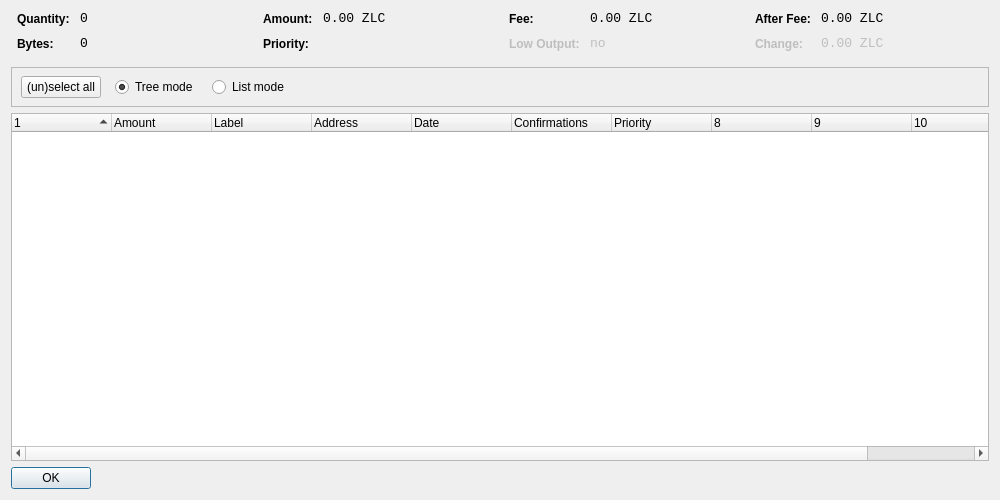
<?xml version="1.0" encoding="UTF-8"?>
<ui version="4.0">
 <class>CoinControlDialog</class>
 <widget class="QDialog" name="CoinControlDialog">
  <property name="geometry">
   <rect>
    <x>0</x>
    <y>0</y>
    <width>1000</width>
    <height>500</height>
   </rect>
  </property>
  <property name="windowTitle">
   <string>Coin Control</string>
  </property>
  <layout class="QVBoxLayout" name="verticalLayout">
   <item>
    <layout class="QHBoxLayout" name="horizontalLayoutTop" stretch="0,0,0,0">
     <property name="topMargin">
      <number>0</number>
     </property>
     <property name="bottomMargin">
      <number>10</number>
     </property>
     <item>
      <layout class="QFormLayout" name="formLayoutCoinControl1">
       <property name="horizontalSpacing">
        <number>10</number>
       </property>
       <property name="verticalSpacing">
        <number>10</number>
       </property>
       <property name="leftMargin">
        <number>6</number>
       </property>
       <property name="rightMargin">
        <number>6</number>
       </property>
       <item row="0" column="0">
        <widget class="QLabel" name="labelCoinControlQuantityText">
         <property name="styleSheet">
          <string notr="true">font-weight:bold;</string>
         </property>
         <property name="text">
          <string>Quantity:</string>
         </property>
        </widget>
       </item>
       <item row="0" column="1">
        <widget class="QLabel" name="labelCoinControlQuantity">
         <property name="font">
          <font>
           <family>Monospace</family>
           <pointsize>10</pointsize>
          </font>
         </property>
         <property name="cursor">
          <cursorShape>IBeamCursor</cursorShape>
         </property>
         <property name="contextMenuPolicy">
          <enum>Qt::ActionsContextMenu</enum>
         </property>
         <property name="text">
          <string notr="true">0</string>
         </property>
         <property name="textInteractionFlags">
          <set>Qt::LinksAccessibleByMouse|Qt::TextSelectableByKeyboard|Qt::TextSelectableByMouse</set>
         </property>
        </widget>
       </item>
       <item row="1" column="0">
        <widget class="QLabel" name="labelCoinControlBytesText">
         <property name="styleSheet">
          <string notr="true">font-weight:bold;</string>
         </property>
         <property name="text">
          <string>Bytes:</string>
         </property>
        </widget>
       </item>
       <item row="1" column="1">
        <widget class="QLabel" name="labelCoinControlBytes">
         <property name="font">
          <font>
           <family>Monospace</family>
           <pointsize>10</pointsize>
          </font>
         </property>
         <property name="cursor">
          <cursorShape>IBeamCursor</cursorShape>
         </property>
         <property name="contextMenuPolicy">
          <enum>Qt::ActionsContextMenu</enum>
         </property>
         <property name="text">
          <string notr="true">0</string>
         </property>
         <property name="textInteractionFlags">
          <set>Qt::LinksAccessibleByMouse|Qt::TextSelectableByKeyboard|Qt::TextSelectableByMouse</set>
         </property>
        </widget>
       </item>
      </layout>
     </item>
     <item>
      <layout class="QFormLayout" name="formLayoutCoinControl2">
       <property name="horizontalSpacing">
        <number>10</number>
       </property>
       <property name="verticalSpacing">
        <number>10</number>
       </property>
       <property name="leftMargin">
        <number>6</number>
       </property>
       <property name="rightMargin">
        <number>6</number>
       </property>
       <item row="0" column="0">
        <widget class="QLabel" name="labelCoinControlAmountText">
         <property name="styleSheet">
          <string notr="true">font-weight:bold;</string>
         </property>
         <property name="text">
          <string>Amount:</string>
         </property>
        </widget>
       </item>
       <item row="0" column="1">
        <widget class="QLabel" name="labelCoinControlAmount">
         <property name="font">
          <font>
           <family>Monospace</family>
           <pointsize>10</pointsize>
          </font>
         </property>
         <property name="cursor">
          <cursorShape>IBeamCursor</cursorShape>
         </property>
         <property name="contextMenuPolicy">
          <enum>Qt::ActionsContextMenu</enum>
         </property>
         <property name="text">
          <string notr="true">0.00 ZLC</string>
         </property>
         <property name="textInteractionFlags">
          <set>Qt::LinksAccessibleByMouse|Qt::TextSelectableByKeyboard|Qt::TextSelectableByMouse</set>
         </property>
        </widget>
       </item>
       <item row="1" column="0">
        <widget class="QLabel" name="labelCoinControlPriorityText">
         <property name="styleSheet">
          <string notr="true">font-weight:bold;</string>
         </property>
         <property name="text">
          <string>Priority:</string>
         </property>
        </widget>
       </item>
       <item row="1" column="1">
        <widget class="QLabel" name="labelCoinControlPriority">
         <property name="font">
          <font>
           <family>Monospace</family>
           <pointsize>10</pointsize>
          </font>
         </property>
         <property name="cursor">
          <cursorShape>IBeamCursor</cursorShape>
         </property>
         <property name="contextMenuPolicy">
          <enum>Qt::ActionsContextMenu</enum>
         </property>
         <property name="text">
          <string/>
         </property>
         <property name="textInteractionFlags">
          <set>Qt::LinksAccessibleByMouse|Qt::TextSelectableByKeyboard|Qt::TextSelectableByMouse</set>
         </property>
        </widget>
       </item>
      </layout>
     </item>
     <item>
      <layout class="QFormLayout" name="formLayoutCoinControl3">
       <property name="horizontalSpacing">
        <number>10</number>
       </property>
       <property name="verticalSpacing">
        <number>10</number>
       </property>
       <property name="leftMargin">
        <number>6</number>
       </property>
       <property name="rightMargin">
        <number>6</number>
       </property>
       <item row="0" column="0">
        <widget class="QLabel" name="labelCoinControlFeeText">
         <property name="styleSheet">
          <string notr="true">font-weight:bold;</string>
         </property>
         <property name="text">
          <string>Fee:</string>
         </property>
        </widget>
       </item>
       <item row="0" column="1">
        <widget class="QLabel" name="labelCoinControlFee">
         <property name="font">
          <font>
           <family>Monospace</family>
           <pointsize>10</pointsize>
          </font>
         </property>
         <property name="cursor">
          <cursorShape>IBeamCursor</cursorShape>
         </property>
         <property name="contextMenuPolicy">
          <enum>Qt::ActionsContextMenu</enum>
         </property>
         <property name="text">
          <string notr="true">0.00 ZLC</string>
         </property>
         <property name="textInteractionFlags">
          <set>Qt::LinksAccessibleByMouse|Qt::TextSelectableByKeyboard|Qt::TextSelectableByMouse</set>
         </property>
        </widget>
       </item>
       <item row="1" column="0">
        <widget class="QLabel" name="labelCoinControlLowOutputText">
         <property name="enabled">
          <bool>false</bool>
         </property>
         <property name="styleSheet">
          <string notr="true">font-weight:bold;</string>
         </property>
         <property name="text">
          <string>Low Output:</string>
         </property>
        </widget>
       </item>
       <item row="1" column="1">
        <widget class="QLabel" name="labelCoinControlLowOutput">
         <property name="enabled">
          <bool>false</bool>
         </property>
         <property name="font">
          <font>
           <family>Monospace</family>
           <pointsize>10</pointsize>
          </font>
         </property>
         <property name="cursor">
          <cursorShape>IBeamCursor</cursorShape>
         </property>
         <property name="contextMenuPolicy">
          <enum>Qt::ActionsContextMenu</enum>
         </property>
         <property name="text">
          <string notr="true">no</string>
         </property>
         <property name="textInteractionFlags">
          <set>Qt::LinksAccessibleByMouse|Qt::TextSelectableByKeyboard|Qt::TextSelectableByMouse</set>
         </property>
        </widget>
       </item>
      </layout>
     </item>
     <item>
      <layout class="QFormLayout" name="formLayoutCoinControl4">
       <property name="horizontalSpacing">
        <number>10</number>
       </property>
       <property name="verticalSpacing">
        <number>10</number>
       </property>
       <property name="leftMargin">
        <number>6</number>
       </property>
       <property name="rightMargin">
        <number>6</number>
       </property>
       <item row="0" column="0">
        <widget class="QLabel" name="labelCoinControlAfterFeeText">
         <property name="styleSheet">
          <string notr="true">font-weight:bold;</string>
         </property>
         <property name="text">
          <string>After Fee:</string>
         </property>
        </widget>
       </item>
       <item row="0" column="1">
        <widget class="QLabel" name="labelCoinControlAfterFee">
         <property name="font">
          <font>
           <family>Monospace</family>
           <pointsize>10</pointsize>
          </font>
         </property>
         <property name="cursor">
          <cursorShape>IBeamCursor</cursorShape>
         </property>
         <property name="contextMenuPolicy">
          <enum>Qt::ActionsContextMenu</enum>
         </property>
         <property name="text">
          <string notr="true">0.00 ZLC</string>
         </property>
         <property name="textInteractionFlags">
          <set>Qt::LinksAccessibleByMouse|Qt::TextSelectableByKeyboard|Qt::TextSelectableByMouse</set>
         </property>
        </widget>
       </item>
       <item row="1" column="0">
        <widget class="QLabel" name="labelCoinControlChangeText">
         <property name="enabled">
          <bool>false</bool>
         </property>
         <property name="styleSheet">
          <string notr="true">font-weight:bold;</string>
         </property>
         <property name="text">
          <string>Change:</string>
         </property>
        </widget>
       </item>
       <item row="1" column="1">
        <widget class="QLabel" name="labelCoinControlChange">
         <property name="enabled">
          <bool>false</bool>
         </property>
         <property name="font">
          <font>
           <family>Monospace</family>
           <pointsize>10</pointsize>
          </font>
         </property>
         <property name="cursor">
          <cursorShape>IBeamCursor</cursorShape>
         </property>
         <property name="contextMenuPolicy">
          <enum>Qt::ActionsContextMenu</enum>
         </property>
         <property name="text">
          <string notr="true">0.00 ZLC</string>
         </property>
         <property name="textInteractionFlags">
          <set>Qt::LinksAccessibleByMouse|Qt::TextSelectableByKeyboard|Qt::TextSelectableByMouse</set>
         </property>
        </widget>
       </item>
      </layout>
     </item>
    </layout>
   </item>
   <item>
    <widget class="QFrame" name="frame">
     <property name="minimumSize">
      <size>
       <width>0</width>
       <height>40</height>
      </size>
     </property>
     <property name="frameShape">
      <enum>QFrame::StyledPanel</enum>
     </property>
     <property name="frameShadow">
      <enum>QFrame::Sunken</enum>
     </property>
     <widget class="QWidget" name="horizontalLayoutWidget">
      <property name="geometry">
       <rect>
        <x>10</x>
        <y>0</y>
        <width>781</width>
        <height>41</height>
       </rect>
      </property>
      <layout class="QHBoxLayout" name="horizontalLayoutPanel" stretch="0,0,0,0,0">
       <property name="spacing">
        <number>14</number>
       </property>
       <item>
        <widget class="QPushButton" name="pushButtonSelectAll">
         <property name="sizePolicy">
          <sizepolicy hsizetype="Maximum" vsizetype="Fixed">
           <horstretch>0</horstretch>
           <verstretch>0</verstretch>
          </sizepolicy>
         </property>
         <property name="text">
          <string>(un)select all</string>
         </property>
        </widget>
       </item>
       <item>
        <widget class="QRadioButton" name="radioTreeMode">
         <property name="sizePolicy">
          <sizepolicy hsizetype="Maximum" vsizetype="Fixed">
           <horstretch>0</horstretch>
           <verstretch>0</verstretch>
          </sizepolicy>
         </property>
         <property name="text">
          <string>Tree mode</string>
         </property>
         <property name="checked">
          <bool>true</bool>
         </property>
        </widget>
       </item>
       <item>
        <widget class="QRadioButton" name="radioListMode">
         <property name="sizePolicy">
          <sizepolicy hsizetype="Maximum" vsizetype="Fixed">
           <horstretch>0</horstretch>
           <verstretch>0</verstretch>
          </sizepolicy>
         </property>
         <property name="text">
          <string>List mode</string>
         </property>
        </widget>
       </item>
       <item>
        <spacer name="horizontalSpacer">
         <property name="orientation">
          <enum>Qt::Horizontal</enum>
         </property>
         <property name="sizeHint" stdset="0">
          <size>
           <width>40</width>
           <height>20</height>
          </size>
         </property>
        </spacer>
       </item>
      </layout>
     </widget>
    </widget>
   </item>
   <item>
    <widget class="CoinControlTreeWidget" name="treeWidget">
     <property name="contextMenuPolicy">
      <enum>Qt::CustomContextMenu</enum>
     </property>
     <property name="sortingEnabled">
      <bool>false</bool>
     </property>
     <property name="columnCount">
      <number>11</number>
     </property>
     <attribute name="headerShowSortIndicator" stdset="0">
      <bool>true</bool>
     </attribute>
     <attribute name="headerStretchLastSection">
      <bool>false</bool>
     </attribute>
     <column>
      <property name="text">
       <string/>
      </property>
     </column>
     <column>
      <property name="text">
       <string>Amount</string>
      </property>
     </column>
     <column>
      <property name="text">
       <string>Label</string>
      </property>
     </column>
     <column>
      <property name="text">
       <string>Address</string>
      </property>
     </column>
     <column>
      <property name="text">
       <string>Date</string>
      </property>
     </column>
     <column>
      <property name="text">
       <string>Confirmations</string>
      </property>
      <property name="toolTip">
       <string>Confirmed</string>
      </property>
     </column>
     <column>
      <property name="text">
       <string>Priority</string>
      </property>
     </column>
     <column>
      <property name="text">
       <string/>
      </property>
     </column>
     <column>
      <property name="text">
       <string/>
      </property>
     </column>
     <column>
      <property name="text">
       <string/>
      </property>
     </column>
     <column>
      <property name="text">
       <string/>
      </property>
     </column>
    </widget>
   </item>
   <item>
    <widget class="QDialogButtonBox" name="buttonBox">
     <property name="sizePolicy">
      <sizepolicy hsizetype="Maximum" vsizetype="Fixed">
       <horstretch>0</horstretch>
       <verstretch>0</verstretch>
      </sizepolicy>
     </property>
     <property name="orientation">
      <enum>Qt::Horizontal</enum>
     </property>
     <property name="standardButtons">
      <set>QDialogButtonBox::Ok</set>
     </property>
    </widget>
   </item>
  </layout>
 </widget>
 <customwidgets>
  <customwidget>
   <class>CoinControlTreeWidget</class>
   <extends>QTreeWidget</extends>
   <header>coincontroltreewidget.h</header>
  </customwidget>
 </customwidgets>
 <resources/>
 <connections/>
</ui>
